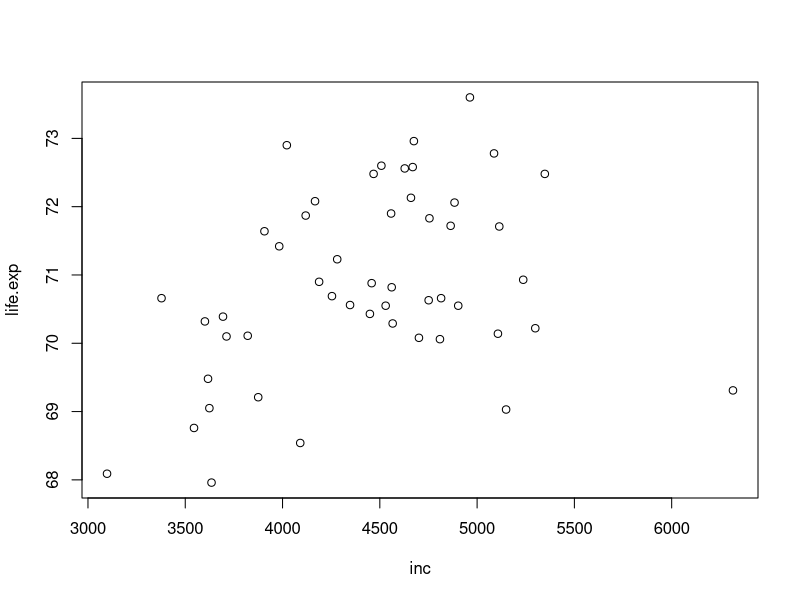
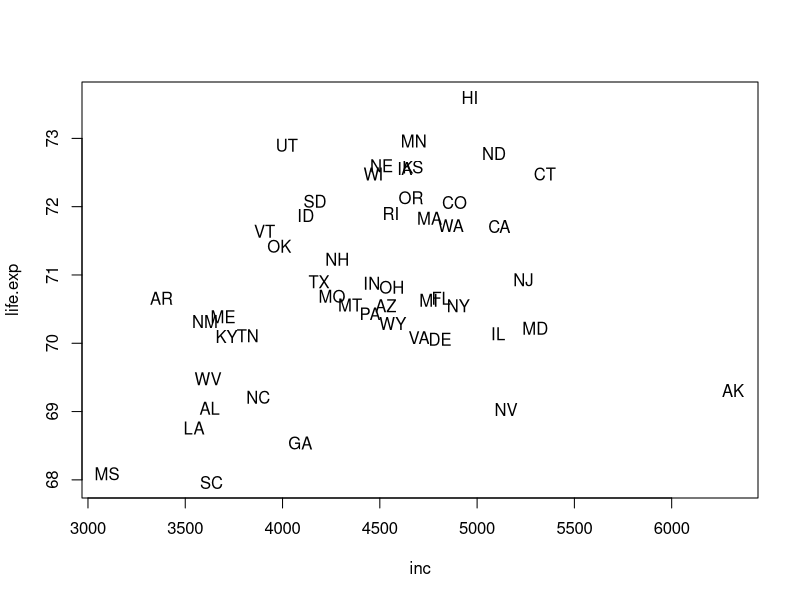
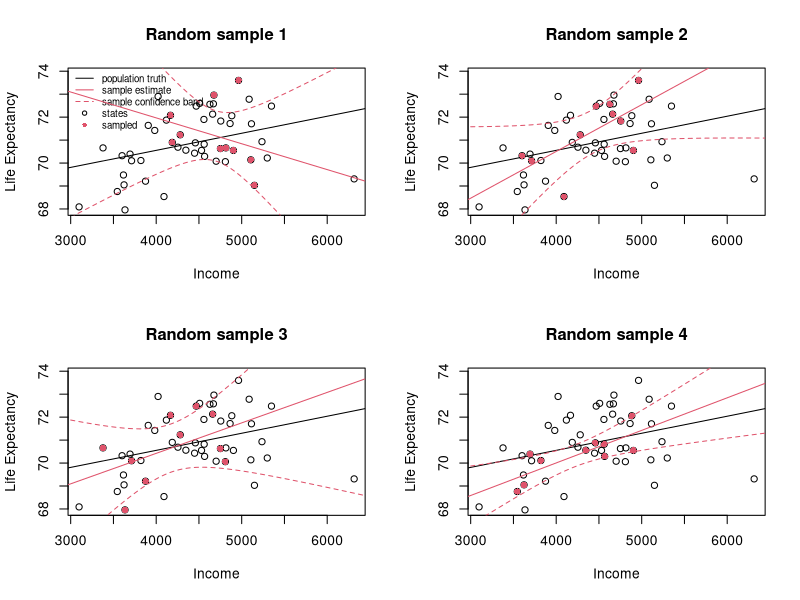

Write R code to recreate these figures, in order.
data(state)
View(state.x77)
statedata=as.data.frame(state.x77)
colnames(statedata)=c("popu", "inc", "illit", "life.exp", "murder", "hs.grad", "frost", "area")

#Make a scatterplot
plot(life.exp~inc, data=statedata)
cor(statedata[,"life.exp"], statedata[,"inc"])
plot(life.exp~inc, data=statedata, type="n")
text(life.exp~inc, data=statedata, state.abb)

#Fit a simple linear regression
model1=lm(life.exp~inc, data=statedata)
model1
 
#Sampling uncertainty in regression analysis

par(mfrow=c(2,2)) # create a panel of four plotting areas

for(i in 1:4){
  ## Plot the population
  plot(life.exp~inc, data=statedata,
       xlab="Income", ylab="Life Expectancy",
       main=paste("Random sample", format(i)),
       ylim=c(min(life.exp), max(life.exp)+0.3))
  abline(model1)
  if(i==1){
    legend(3030, 74.2, 
           pch=c(NA, NA, NA, 1, 16), 
           lty=c(1, 1, 2, NA, NA),
           col=c(1, 2, 2, 1, 2),
           c("population truth", "sample estimate",
             "sample confidence band", 
             "states", "sampled"),
           cex=0.7,
           bty="n"
    )
  }
  ## Select the sample
  selected.states=sample(1:50, 10)
  points(statedata[selected.states,"inc"], 
         statedata[selected.states,"life.exp"], pch=16, col=2)
  ## Fit a regression line using the sample
  model.sel = lm(life.exp~inc, data=statedata[selected.states,])
  abline(model.sel, col=2)
  ## Make a confidence band. 
  #### first calculate the width of the band, W.
  ww=sqrt(2*qf(0.95, 2, nrow(statedata)-2))
  #### generate plotting X values. 
  plot.x<-data.frame(inc=seq(3000, 7000, 1))
  #### se.fit=T is an option to save 
  #### the standard error of the fitted values. 
  plot.fit<-predict(model.sel, plot.x, 
                    level=0.95, interval="confidence", 
                    se.fit=T)
  
  #### lines is a function to add connected lines 
  #### to an existing plot.
  lines(plot.x$inc, plot.fit$fit[,1]+ww*plot.fit$se.fit, 
        col=2, lty=2)
  lines(plot.x$inc, plot.fit$fit[,1]-ww*plot.fit$se.fit, 
        col=2, lty=2)
}